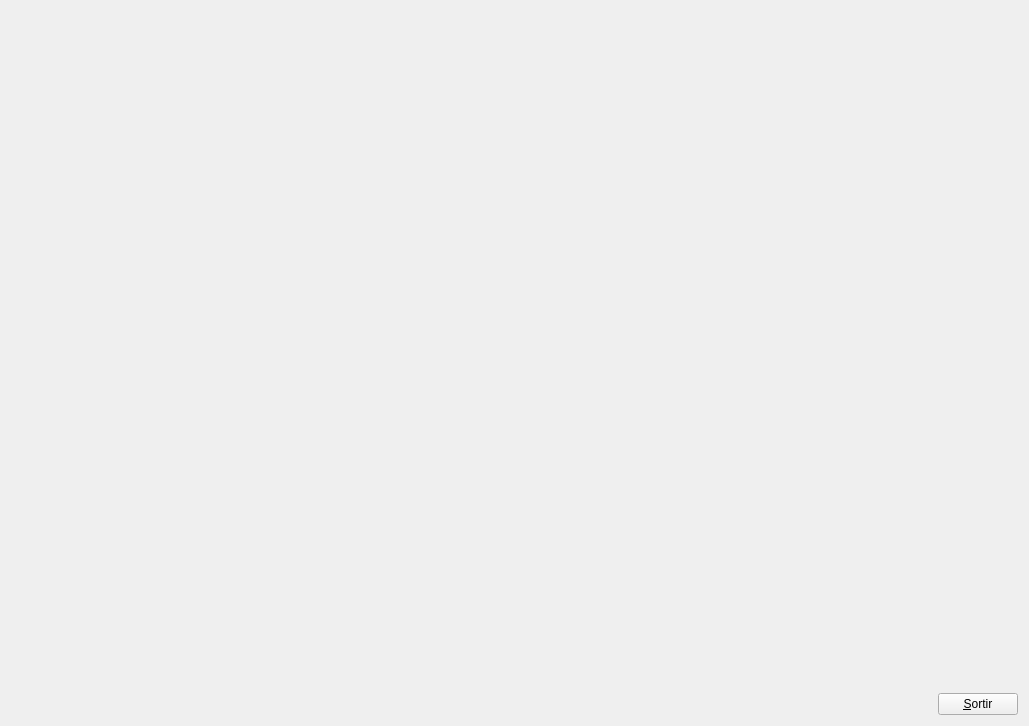
<?xml version="1.0" encoding="UTF-8"?>
<ui version="4.0">
 <class>MyForm</class>
 <widget class="QWidget" name="MyForm">
  <property name="geometry">
   <rect>
    <x>0</x>
    <y>0</y>
    <width>1029</width>
    <height>726</height>
   </rect>
  </property>
  <property name="windowTitle">
   <string>IDI-Lab</string>
  </property>
  <layout class="QHBoxLayout" name="horizontalLayout">
   <item>
    <widget class="MyGLWidget" name="widget" native="true">
     <property name="sizePolicy">
      <sizepolicy hsizetype="Expanding" vsizetype="Expanding">
       <horstretch>0</horstretch>
       <verstretch>0</verstretch>
      </sizepolicy>
     </property>
     <property name="focusPolicy">
      <enum>Qt::StrongFocus</enum>
     </property>
    </widget>
   </item>
   <item>
    <layout class="QVBoxLayout" name="verticalLayout">
     <item>
      <spacer name="verticalSpacer">
       <property name="orientation">
        <enum>Qt::Vertical</enum>
       </property>
       <property name="sizeHint" stdset="0">
        <size>
         <width>20</width>
         <height>40</height>
        </size>
       </property>
      </spacer>
     </item>
     <item>
      <widget class="QPushButton" name="pushButton">
       <property name="sizePolicy">
        <sizepolicy hsizetype="Fixed" vsizetype="Fixed">
         <horstretch>0</horstretch>
         <verstretch>0</verstretch>
        </sizepolicy>
       </property>
       <property name="focusPolicy">
        <enum>Qt::NoFocus</enum>
       </property>
       <property name="text">
        <string>&amp;Sortir</string>
       </property>
      </widget>
     </item>
    </layout>
   </item>
  </layout>
 </widget>
 <customwidgets>
  <customwidget>
   <class>MyGLWidget</class>
   <extends>QWidget</extends>
   <header>MyGLWidget.h</header>
   <container>1</container>
   <slots>
    <signal>resetArbresCheckBox(bool)</signal>
    <signal>setPlantaRadio(bool)</signal>
    <signal>setTerceraPersonaRadio(bool)</signal>
    <slot>showTrees(bool)</slot>
    <slot>resetCamera()</slot>
    <slot>changeCamera(int)</slot>
    <slot>createTrees(int)</slot>
   </slots>
  </customwidget>
 </customwidgets>
 <resources/>
 <connections>
  <connection>
   <sender>pushButton</sender>
   <signal>clicked()</signal>
   <receiver>MyForm</receiver>
   <slot>close()</slot>
   <hints>
    <hint type="sourcelabel">
     <x>958</x>
     <y>713</y>
    </hint>
    <hint type="destinationlabel">
     <x>839</x>
     <y>529</y>
    </hint>
   </hints>
  </connection>
 </connections>
</ui>
